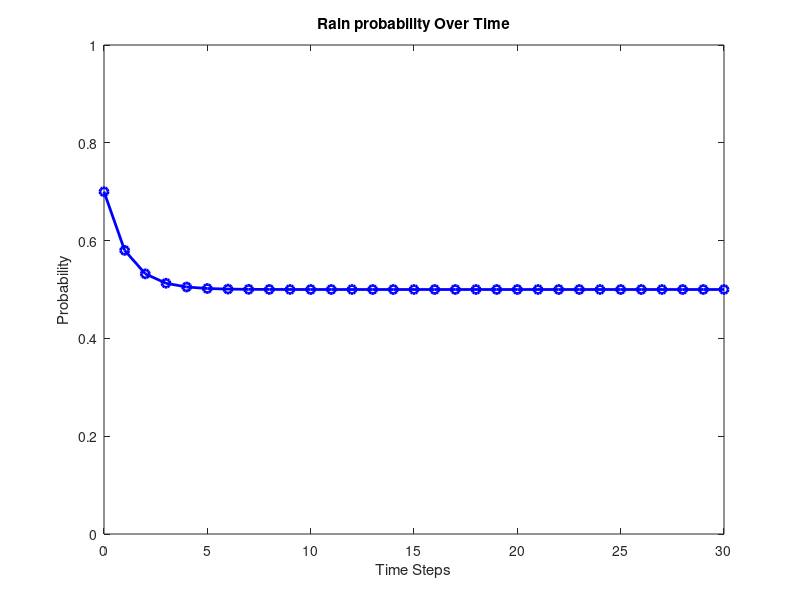
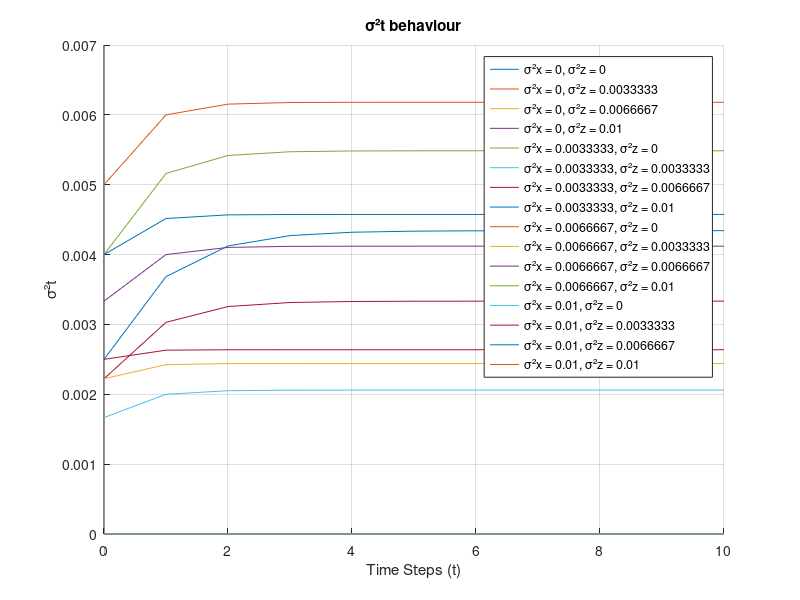

Write the MATLAB code that produced these figures, in order.

%%1b
h = 0.7;  % Probability of rain transitioning to rain
u = 0.3;  
initial_prob = 0.7;  % Initial probability
time_steps = 30;  

time = zeros(1, time_steps + 1);
probability = zeros(1, time_steps + 1);

time(1) = 0;
probability(1) = initial_prob;

for t = 1:time_steps
    new_prob = h * probability(t) + u * (1 - probability(t));
    time(t + 1) = t;
    probability(t + 1) = new_prob;
end

figure;
plot(time, probability, 'bo-', 'LineWidth', 2);
title('Rain probability Over Time');
xlabel('Time Steps');
ylabel('Probability');
ylim([0, 1]);
%% 4a

sigma_x_values = linspace(0, 0.01, 4);
sigma_z_values = linspace(0, 0.01, 4);
t_values = 0:10;
sigma_t_values = zeros(length(t_values), length(sigma_x_values), length(sigma_z_values));

for i = 1:length(sigma_x_values)
    for j = 1:length(sigma_z_values)
        sigma_x = sigma_x_values(i);
        sigma_z = sigma_z_values(j);
        
        % Initialize σ²t at t=0
        sigma_t = 0; 
        
        for t = 1:length(t_values)
            sigma_t = (sigma_t + sigma_x) * sigma_z / (sigma_t + sigma_x + sigma_z);
            sigma_t_values(t, i, j) = sigma_t;
        end
    end
end

figure;
hold on;

for i = 1:length(sigma_x_values)
    for j = 1:length(sigma_z_values)
        plot(t_values, sigma_t_values(:, i, j), 'DisplayName', ['σ²x = ', num2str(sigma_x_values(i)), ', σ²z = ', num2str(sigma_z_values(j))]);
    end
end

xlabel('Time Steps (t)');
ylabel('σ²t');
title('σ²t behaviour');
legend('Location', 'best');
grid on;
hold off;
%% 6

%%
